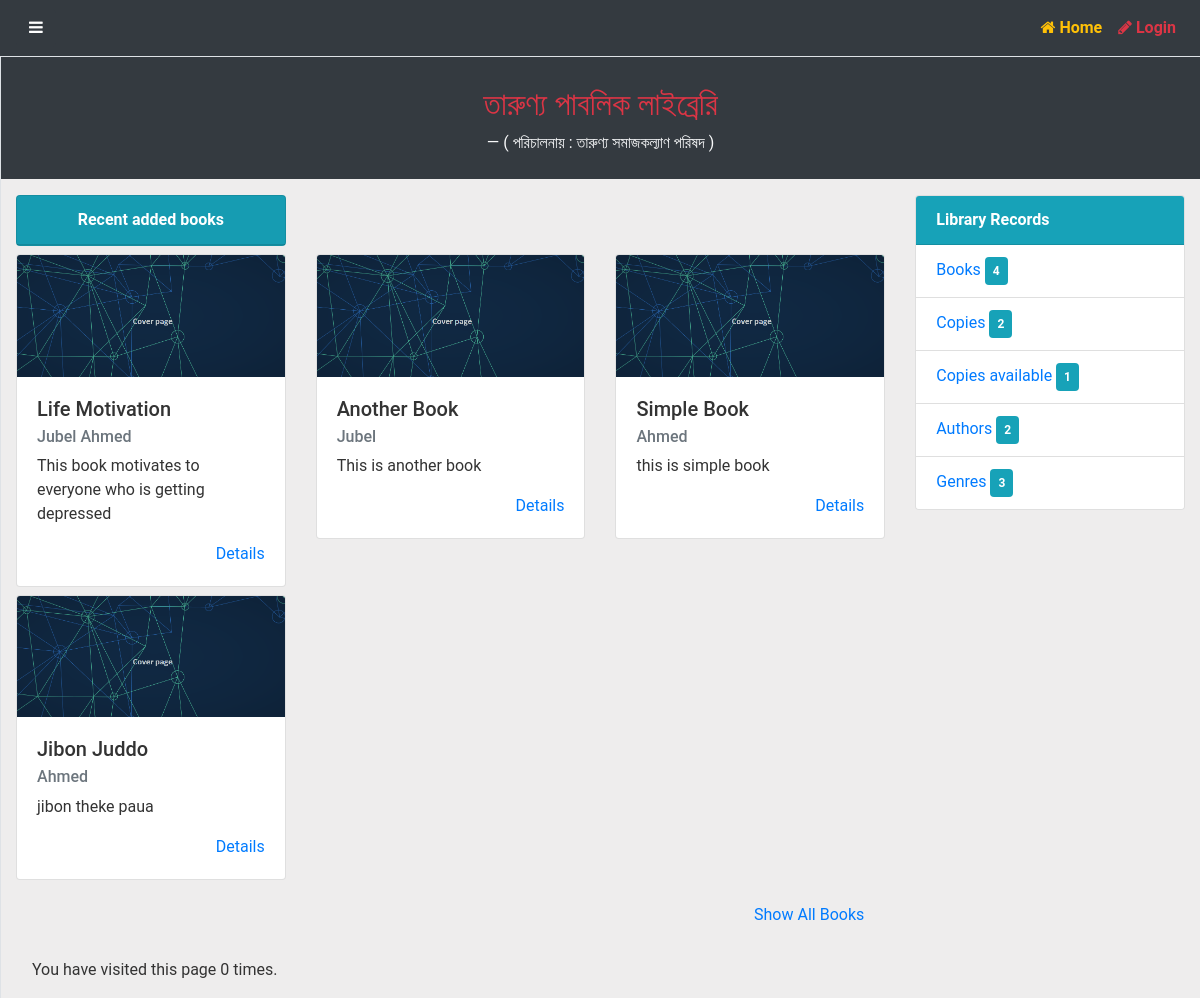
/catalog/, run on an earlier commit of the app's database.
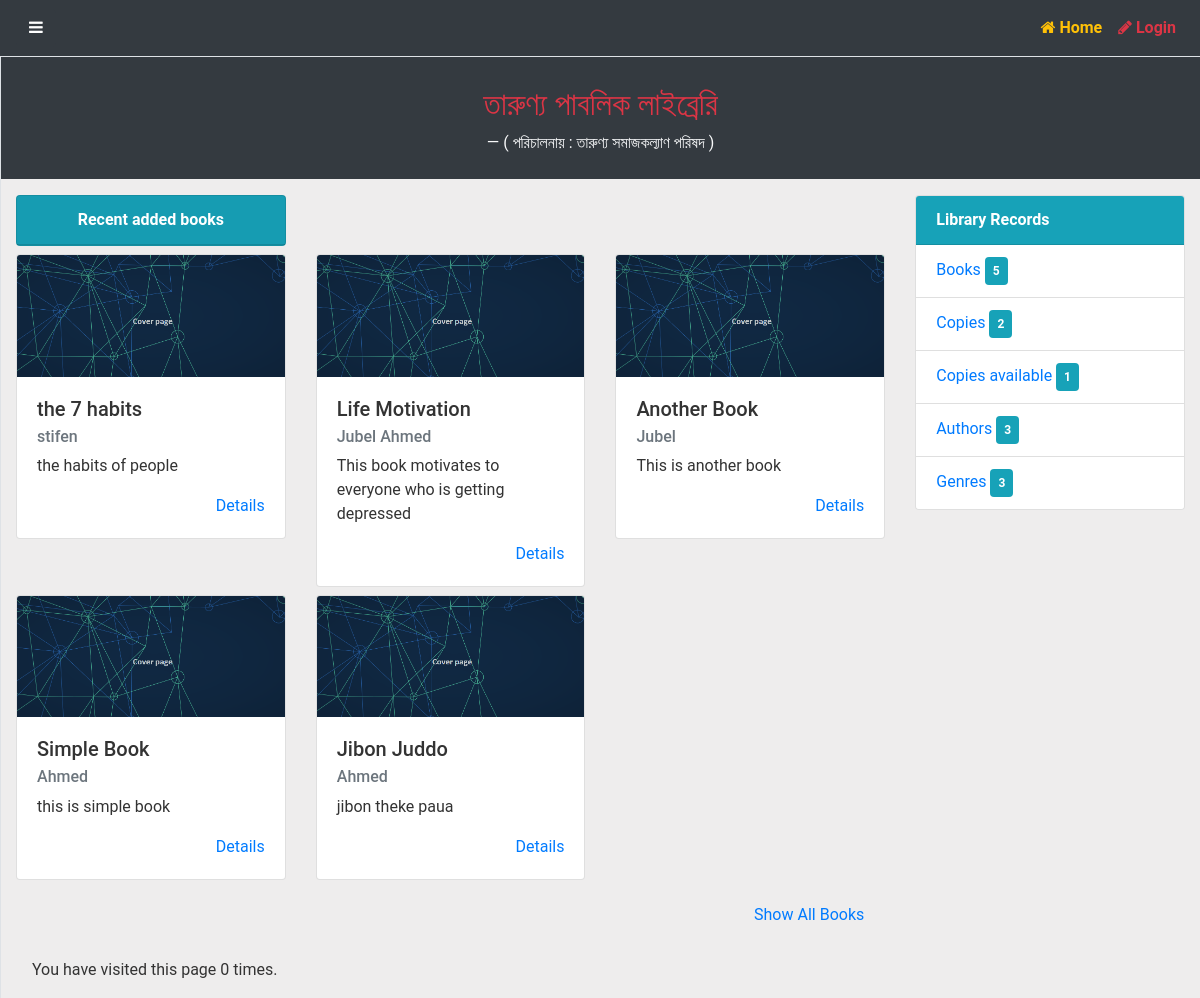
And on a later commit of the database.
### catalog/models.py (models this page shows, shortened)
class Book(models.Model):
    title = models.CharField(max_length=200)
    author = models.ManyToManyField('Author')
    language = models.ForeignKey('Language',on_delete=models.SET_NULL,null=True)
    summery = models.TextField(help_text='Enter a brief description of the book')
    isbn = models.CharField('ISBN', max_length=13, help_text='13 Character <a href="https://www.isbn-international.org/content/what-isbn">ISBN number</a>')
    genre = models.ManyToManyField(Genre,help_text='Select a genre for this book')
    book_added_date = models.DateTimeField(auto_now_add=True)
    def get_absolute_url(self):
        return reverse('book-detail',args=[str(self.id)])
    def display_genre(self):
        return ', '.join(genre.name for genre in self.genre.all()[:3])
    display_genre.short_description = 'Genre'
    def show_author(self):
        return ' '.join(author.first_name for author in self.author.all()[:3])
    show_author.short_description = 'Author'

class Author(models.Model):
    first_name = models.CharField(max_length=100)
    last_name = models.CharField(max_length=100)
    date_of_birth = models.DateField(null=True, blank=True)
    date_of_death = models.DateField('Died', null=True, blank=True)
    class Meta:
        ordering=['last_name','first_name']

### catalog/views.py (the view)
# urls.py: path('',views.index,name='home'),
def index(request):
    num_books = Book.objects.all().count()
    num_instances = BookInstance.objects.all().count()
    num_book_instance_available = BookInstance.objects.filter(status__exact='a').count()
    num_authors = Author.objects.all().count()
    num_genres = Genre.objects.all().count()
    all_books = Book.objects.order_by('-book_added_date')[:6]
    num_visits = request.session.get('num_visits',0)
    request.session['num_visits'] = num_visits + 1
    context = {
        'num_books':num_books,
        'num_instances':num_instances,
        'num_book_instance_available':num_book_instance_available,
        'num_authors':num_authors,
        'num_genres':num_genres,
        'all_books':all_books,
        'num_visits':num_visits,
    }
    return render(request,'index.html',context=context)

### catalog/templates/index.html (shortened to what this page needs)
{% extends 'base_generic.html' %}
{% load static %}
{% block content %}
<div >
   <div class="row bg-dark mb-3 justify-content-center ">
      <div class="col-sm-12 col-md-6 col-lg-6 ">
         <blockquote class="pt-2 blockquote text-center " style=" border-radius: 25px;">
            <h2 class="text-danger " style="padding-top: 1.3rem;">তারুণ্য পাবলিক লাইব্রেরি</h2>
            <footer class="blockquote-footer text-center text-light bg-dark pb-2">( পরিচালনায় : তারুণ্য
               সমাজকল্যাণ পরিষদ ) </footer>
         </blockquote>
      </div>
   </div>
   <div class="row ">
      <div class="col-sm-12 col-md-9 col-lg-9">
         <div class="row">
            <div class="col-sm-12 col-md-4 col-lg-4">
               <div class=" mb-2 card text-center bg-info">
                  <div class="card-header text-white">
                     <strong> Recent added books</strong>
                  </div>
               </div>
            </div>
         </div>
         <div class="row">
            {% if all_books %}
            {% for book in all_books %}
            <div class="col-sm-10 col-md-6 col-lg-4 mb-2 ">
               <div class="card" style="width: 100%;">
                  <img class="card-img-top" src="{% static 'img/book_cover.png' %}" alt="Cover Page">
                  <div class="card-body">
                     <h5 class="card-title"> {{book.title}}</h5>
                     <h6 class="card-subtitle mb-2 text-muted">{{book.show_author}}</h6>
                     <p class="card-text">{{book.summery}}</p>
                     <a href="{{ book.get_absolute_url }}" class="card-link " style="float: right;">Details</a>
                  </div>
               </div>
            </div>
            {% endfor %}
            <div class="col-sm-12">
               <button style="float: right;" class="btn m-2"><a href="{% url 'books' %}">Show All Books</a></button>
            </div>
            {% else %}
            <p class="pl-3 py-5">There are no books in the library.</p>
            {% endif %}
         </div>
      </div>
      <div class="col-sm-12 col-md-3 col-lg-3">
         <div class="card" >
            <div class="card-header bg-info text-white">
               <strong> Library Records </strong>
            </div>
            <ul class="list-group list-group-flush">
               <li class="list-group-item text-primary">
                  Books <span class="badge badge-info p-2">{{ num_books }} </span>
               </li>
               <li class="list-group-item text-primary">
                  Copies <span class="badge badge-info p-2">{{ num_instances }} </span>
               </li>
               <li class="list-group-item text-primary">
                  Copies available <span class="badge badge-info p-2">{{num_book_instance_available }} </span>
               </li>
               <li class="list-group-item text-primary">
                  Authors <span class="badge badge-info p-2">{{ num_authors }} </span>
               </li>
               <li class="list-group-item text-primary">
                  Genres <span class="badge badge-info p-2">{{ num_genres }} </span>
               </li>
            </ul>
         </div>
      </div>
      <div class="col-sm-12">
         <div class="mt-3 ml-3 mb-3">
            <p>You have visited this page {{ num_visits }}{% if num_visits == 1 %} time{% else %} times{% endif %}.</p>
         </div>
      </div>
   </div>
</div>
{% endblock %}

### catalog/templates/base_generic.html (shortened to what this page needs)
<!DOCTYPE html>
{% load static %}
<html lang="en">
<head>
  <link href="{% static 'vendor/bootstrap/css/bootstrap.min.css' %}" rel="stylesheet">
  <link href="{% static 'css/simple-sidebar.css' %}" rel="stylesheet">
  <link rel="stylesheet" href="{% static 'css/new.css' %}">
    <link href="https://stackpath.bootstrapcdn.com/font-awesome/4.7.0/css/font-awesome.min.css" rel="stylesheet"
>
    <link rel="stylesheet"
        href="https://cdnjs.cloudflare.com/ajax/libs/tempusdominus-bootstrap-4/5.1.2/css/tempusdominus-bootstrap-4.min.css"
 />
</head>
<body>
  <div class="d-flex toggled" id="wrapper">
    <div id="page-content-wrapper" >
      <nav class="navbar navbar-expand-lg navbar-light bg-dark text-white border-bottom fixed-top ">
        <button class="btn btn-dark" id="menu-toggle"> <i class="fa fa-bars"></i> </button>
        <div class="collapse navbar-collapse " id="navbarSupportedContent">
          <ul class="navbar-nav ml-auto  mt-2 mt-lg-0 ">
            <li class="nav-item active">
                <span>
                    <a class="nav-link text-warning" href="{% url 'home' %}"> <i class="fa fa-home" aria-hidden="true"></i> <strong> Home</strong></a>
                </span>
            </li>
            {% if user.is_authenticated %}
                <li class="nav-item">
                    <a class="nav-link text-danger " href="{% url 'logout' %}"> <i class="fa fa-pencil"></i> Log Out </a>
                </li>
                <!-- <li class="nav-item ">
                <span class="navbar-text text-info" >{{ user.username }}</span>
                </li> -->
            {% else %}
                <li class="nav-item">
                    <span>
                        <a class="nav-link text-danger" href="{% url 'login' %}"> <i class="fa fa-pencil" aria-hidden="true"></i> <strong> Login</strong></a>
                    </span>
                </li>
            {% endif %}
          </ul>
        </div>
      </nav>
      <div class="container-fluid " style="padding-top: 3.5rem;">
        {% block content %}{% endblock %}
      </div>
    </div>
  </div>
</body>
</html>

### static/css/simple-sidebar.css (style rules this page uses)
body { overflow-x: hidden; }
#page-content-wrapper { min-width: 100vw; }
@media (min-width: 768px) { #page-content-wrapper { min-width: 0; width: 100%; } }

### catalog/static/css/new.css (style rules this page uses)
html, body { font-family: "Roboto", "Helvetica Neue", Helvetica, Arial, sans-serif; color: #333; background-color: #eeeded; height: 100%; overflow-x: hidden; }

What changed in the data, as far as the page shows it:
added Book: title "the 7 habits", show_author "stifen", summery "the habits of people"
Also different on the page:
{{ num_books }}: "4" → "5"
{{ num_authors }}: "2" → "3"
